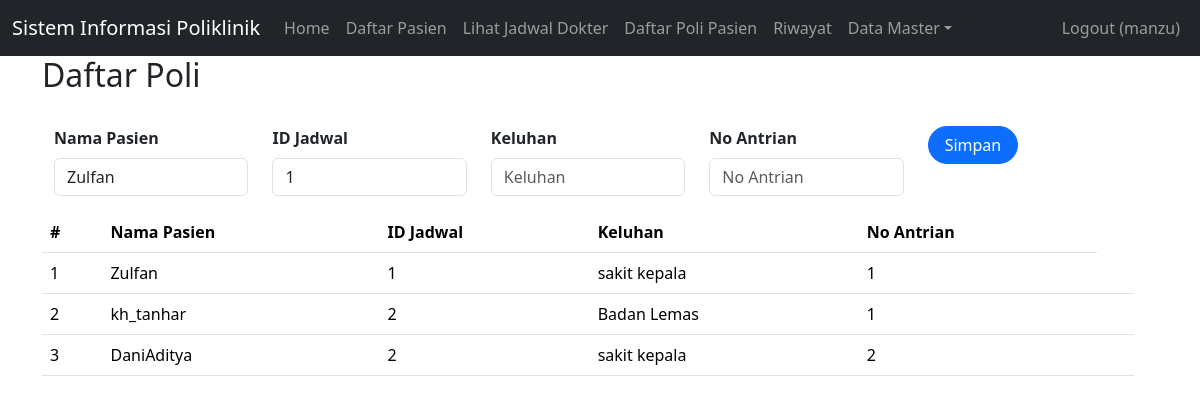
The app's page /index.php?page=daftar_poli_pasien (signed in) with its own data.
### tables this page shows
CREATE TABLE `daftar_poli` (
  `id` int(11) UNSIGNED NOT NULL,
  `id_pasien` int(11) UNSIGNED NOT NULL,
  `id_jadwal` int(11) UNSIGNED NOT NULL,
  `keluhan` text NOT NULL,
  `no_antrian` int(11) UNSIGNED NOT NULL
);

CREATE TABLE `pasien` (
  `id` int(11) UNSIGNED NOT NULL,
  `nama` varchar(255) NOT NULL,
  `alamat` varchar(255) NOT NULL,
  `no_ktp` varchar(255) NOT NULL,
  `no_hp` varchar(50) NOT NULL,
  `no_rm` varchar(25) NOT NULL
);

### daftar_poli_pasien.php (the view, shortened to what this page needs)
<div class="container">
    <h2>Daftar Poli</h2>
<br>
    <?php
include'koneksi.php';
?>
<body>
<div class="container">
    <form class="form row"  method="POST" action="" name="myForm" onsubmit="return(validate());">
    <?php
    $id_jadwal= '';
    $keluhan = '';
    $no_antrian ='';
    ?>
    <div class="row">
        <div class="col">
        <label for="inputNama" class="form-label fw-bold">
            Nama Pasien
        </label>
        <select class="form-control" name="id_pasien">
        <?php
        $selected = '';
        $pasien = mysqli_query($mysqli, "SELECT * FROM pasien");
        while ($data = mysqli_fetch_array($pasien)) {
            if ($data['id'] == $id_pasien) {
                $selected = 'selected="selected"';
            } else {
                $selected = '';
            }
        ?>
            <option value="<?php echo $data['id'] ?>" <?php echo $selected ?>><?php echo $data['nama'] ?></option>
        <?php
        }
        ?>
    </select>
    </div>
    <div class="col">
        <label for="inputNama" class="form-label fw-bold">
            ID Jadwal
        </label>
        <select class="form-control" name="id_jadwal">
        <?php
        $selected = '';
        $jadwal_periksa = mysqli_query($mysqli, "SELECT * FROM jadwal_periksa");
        while ($data = mysqli_fetch_array($jadwal_periksa)) {
            if ($data['id'] == $id_jadwal) {
                $selected = 'selected="selected"';
            } else {
                $selected = '';
            }
        ?>
            <option value="<?php echo $data['id'] ?>" <?php echo $selected ?>><?php echo $data['id_dokter'] ?></option>
        <?php
        }
        ?>
    </select>
    </div>
        <div class="col">
        <label for="inputKeluhan" class="form-label fw-bold">
            Keluhan
        </label>
        <input type="text" class="form-control" name="keluhan" id="inputKeluhan" placeholder="Keluhan" value="<?php echo $keluhan ?>">
    </div>
    <div class="col">
        <label for="inputNoAntrian" class="form-label fw-bold">
            No Antrian
        </label>
        <input type="integer" class="form-control" name="no_antrian" id="inputAntrian" placeholder="No Antrian" value="<?php echo $no_antrian ?>">
    </div>
    <div class="col">
        <button type="submit" class="btn btn-primary rounded-pill px-3" name="simpan">Simpan</button>
    </div>
    </form>
    <br>
    <br>
    <table class="table table-hover">
    <table class="table table-hover">
    <thead>
        <tr>
            <th scope="col">#</th>
            <th scope="col">Nama Pasien</th>
            <th scope="col">ID Jadwal</th>
            <th scope="col">Keluhan</th>
            <th scope="col">No Antrian</th>
        </tr>
    </thead>
        <tbody>
    <?php
    $result = mysqli_query($mysqli, "SELECT dp.*, p.nama as 'nama_pasien' FROM daftar_poli dp LEFT JOIN pasien p ON (dp.id_pasien=p.id) ORDER BY id ASC");
    if (mysqli_num_rows($result) > 0) {
        $no = 1;
        while ($data = mysqli_fetch_array($result)) {
            echo "<tr>";
            echo "<td>" . $no++ . "</td>";
            echo "<td>" . $data['nama_pasien'] . "</td>";
            echo "<td>" . $data['id_jadwal'] . "</td>";
            echo "<td>" . $data['keluhan'] . "</td>";
            echo "<td>" . $data['no_antrian'] . "</td>";
            echo "<td>";
            echo "</td>";
            echo "</tr>";
        }
    } else {
        echo "No rows returned.";
    }
    ?>
    </tbody>
    </table>

### records on screen
daftar_poli: id_pasien.nama "Zulfan", id_jadwal "1", keluhan "sakit kepala", no_antrian "1"
daftar_poli: id_pasien.nama "kh_tanhar", id_jadwal "2", keluhan "Badan Lemas", no_antrian "1"
daftar_poli: id_pasien.nama "DaniAditya", id_jadwal "2", keluhan "sakit kepala", no_antrian "2"

### other values on screen
$_SESSION['username'] "manzu"
form field id_pasien "Zulfan"
form field id_jadwal "1"
